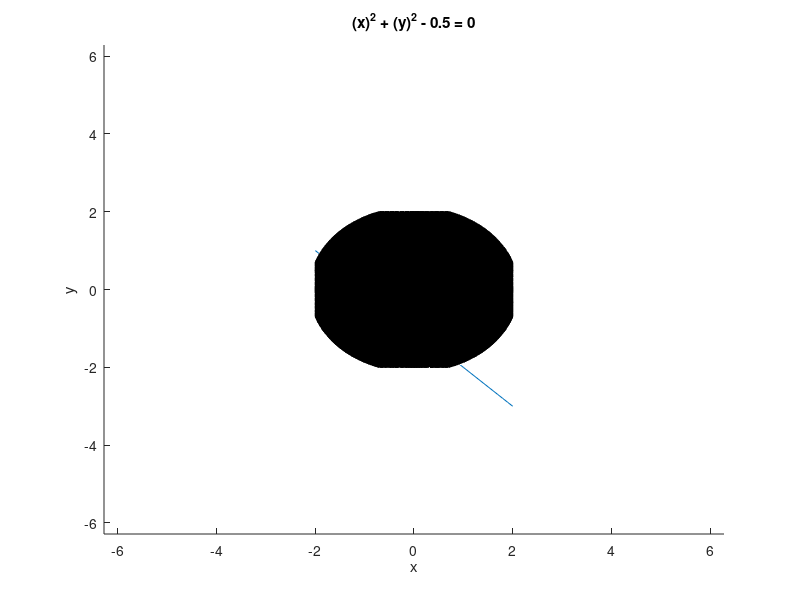

Recreate this plot in MATLAB. (Note: this script raises an error after producing the figure.)
%% define functions and get variables
func = @(x,y,z) -x.^2 -y.^2 + z.^2;
[x,y,z] = meshgrid(-2:0.1:2, -2:0.1:2, -2:0.1:2);
v = func(x,y,z);
con1 = @(var) -1 - var;
con2 = @(var) sqrt(1/2 - var.^2);

step = [-2:0.1:2];
con1y = con1(step);
con2y = con2(step);

%% compute isosurfaces (f) and lines (constraints), and min
p1 = patch(isosurface(x,y,z,v,-0.5));
hold on
p2 = patch(isosurface(x,y,z,v,0));
hold on
p3 = patch(isosurface(x,y,z,v,0.5));
hold on
p4 = patch(isosurface(x,y,z,v,1));
hold on

line = plot(step, con1y);
circ = ezplot(@(x,y) (x).^2 + (y).^2 -0.5);
mark = plot(-0.5, -0.5, '.k', 'MarkerSize', 20)

%% plot and colour isonormals at desired levels
isonormals(x,y,z,v,p1);
isonormals(x,y,z,v,p2);
isonormals(x,y,z,v,p3);
isonormals(x,y,z,v,p4);
p1.FaceColor = 'red';
p2.FaceColor = 'yellow';
p3.FaceColor = 'blue';
p4.FaceColor = 'green';
p1.EdgeColor = 'none';
p2.EdgeColor = 'none';
p3.EdgeColor = 'none';
p4.EdgeColor = 'none';

%% fix lighting and transparency
daspect([1,1,1])
view(3); axis tight
camlight 
lighting flat
alpha 0.5

%% plot beautify
set(circ,'LineWidth',2);
set(line, 'LineWidth',2);
legend([p1, p2, p3, p4, line, circ], '$f(x_1, x_2, x_3) = -0.5$', ...
    '$f(x_1, x_2, x_3) = 0.0$', ... 
    '$f(x_1, x_2, x_3) = 0.5$', ... 
    '$f(x_1, x_2, x_3) = 1$', ...
    '$x_1 + x_2 + 1 = 0$', ...
    '$x_1^2 + x_2^2 - \frac{1}{2} = 0$', 'interpreter','latex','FontSize',10, ...
'location', 'east');
title('Locations of constraints for $f$','interpreter','latex','FontSize',12)
xlabel('$x_1$','interpreter','latex','FontSize',12,'FontWeight', 'bold')
ylabel('$x_2$','interpreter','latex','FontSize',12,'FontWeight', 'bold')
zlabel('$x_3$','interpreter','latex','FontSize',12,'FontWeight', 'bold')
 